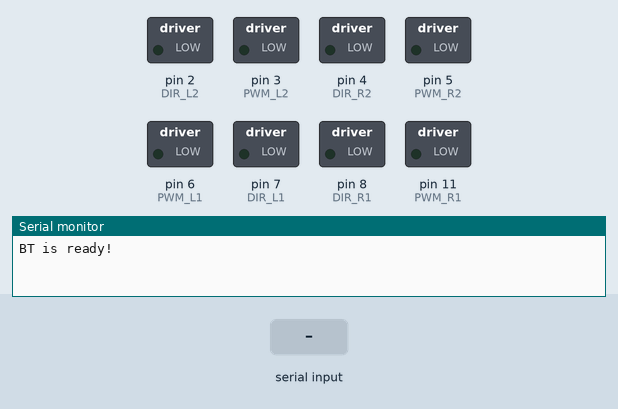
Simulated run of this sketch. Board: Arduino Uno, built with avr-gcc and run on an emulated ATmega328P. Shown: switched loads named in the sketch (green lamp = pin HIGH), the last lines printed to the serial monitor. The test bench sets the inputs (shaded band).

Above: at 1.2 s.
1.3 s: "F" received over the second serial link
At 1.9 s:
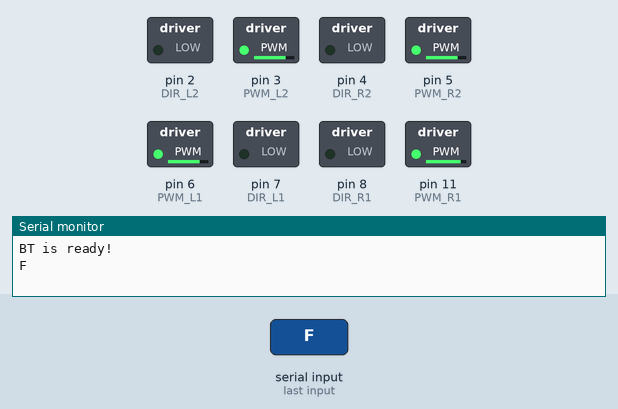
2.8 s: "G" received over the second serial link
At 4.0 s:
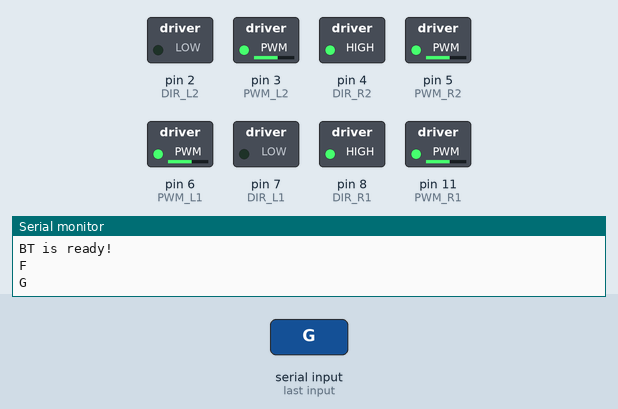
4.3 s: "B" received over the second serial link
At 5.4 s:
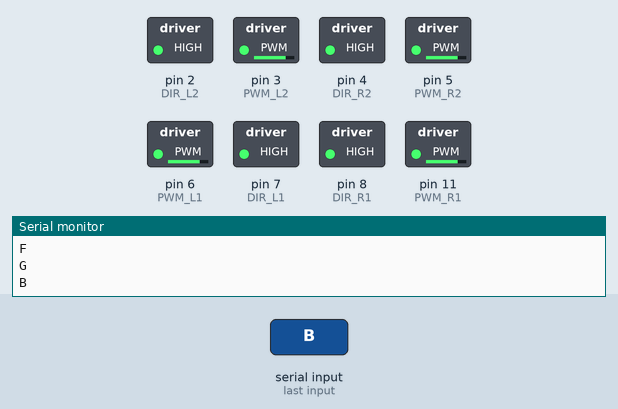
5.8 s: "I" received over the second serial link
At 6.5 s:
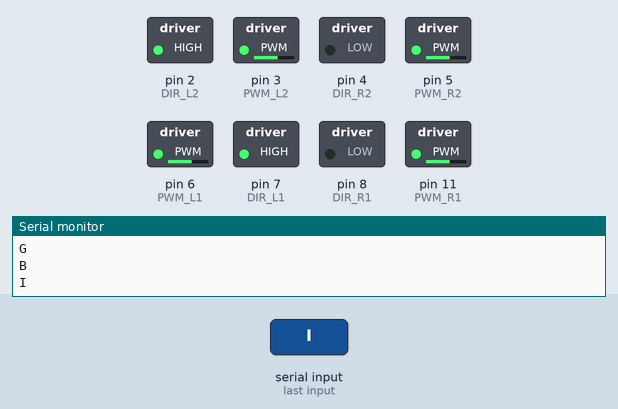
7.3 s: "R" received over the second serial link
At 7.6 s:
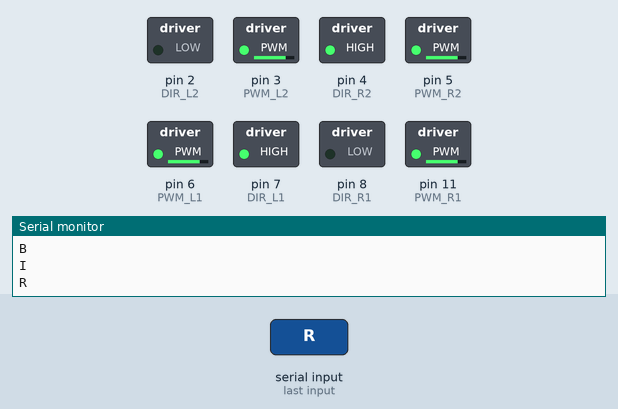
8.8 s: "L" received over the second serial link
At 10.0 s:
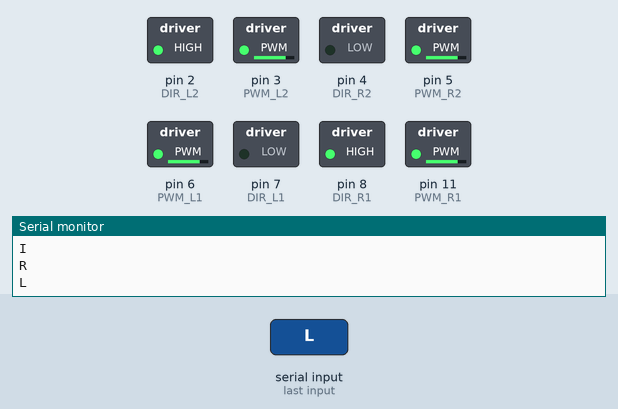
Timing chart, 0 to 11.3 s (numbered marks = the images above; inputs shaded):
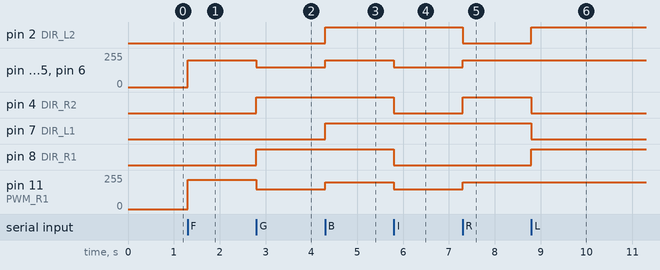

Measured:
- after the input at 1.3 s, pin 3 (PWM_L2), pin 5 (PWM_R2), pin 6 (PWM_L1): 0/255 → 200/255 at once; pin 11 (PWM_R1): 0/255 → 220/255 at once
- after the input at 2.8 s, pin 3 (PWM_L2), pin 5 (PWM_R2), pin 6 (PWM_L1): 200/255 → 150/255 at once; pin 4 (DIR_R2), pin 8 (DIR_R1): LOW → HIGH at once; pin 11 (PWM_R1): 220/255 → 150/255 at once
- after the input at 4.3 s, pin 2 (DIR_L2), pin 7 (DIR_L1): LOW → HIGH at once; pin 3 (PWM_L2), pin 5 (PWM_R2), pin 6 (PWM_L1), pin 11 (PWM_R1): 150/255 → 200/255 at once
- after the input at 5.8 s, pin 3 (PWM_L2), pin 5 (PWM_R2), pin 6 (PWM_L1), pin 11 (PWM_R1): 200/255 → 150/255 at once; pin 4 (DIR_R2), pin 8 (DIR_R1): HIGH → LOW at once
- after the input at 7.3 s, pin 2 (DIR_L2): HIGH → LOW at once; pin 3 (PWM_L2), pin 5 (PWM_R2), pin 6 (PWM_L1), pin 11 (PWM_R1): 150/255 → 200/255 at once; pin 4 (DIR_R2): LOW → HIGH at once
- after the input at 8.8 s, pin 2 (DIR_L2), pin 8 (DIR_R1): LOW → HIGH at once; pin 4 (DIR_R2), pin 7 (DIR_L1): HIGH → LOW at once

The sketch:

B0941075_bluetooth_car.ino
```cpp
#include <SoftwareSerial.h>   // 引用程式庫
// 定義連接藍牙模組的序列埠
SoftwareSerial BT(12, 13); // 接收腳, 傳送腳   藍芽模組(TX, RX)
char val;  // 儲存接收資料的變數
//  Motor
const int PWM_R1 = 11; ///<Motor1 Speed
const int PWM_L1 = 6;  ///<Motor2 Speed
const int PWM_R2 = 5;  ///<Motor3 Speed
const int PWM_L2 = 3;  ///<Motor4 Speed

const int DIR_R1 = 8; ///<Motor1 Direction
const int DIR_L1 = 7; ///<Motor2 Direction
const int DIR_R2 = 4; ///<Motor3 Direction
const int DIR_L2 = 2; ///<Motor4 Direction

int PWM_SPEED = 200;

void setup() {
  pinMode(PWM_R1, OUTPUT);
  pinMode(PWM_L1, OUTPUT);
  pinMode(PWM_R2, OUTPUT);
  pinMode(PWM_L2, OUTPUT);
  pinMode(DIR_R1, OUTPUT);
  pinMode(DIR_L1, OUTPUT);
  pinMode(DIR_R2, OUTPUT);
  pinMode(DIR_L2, OUTPUT);

  Serial.begin(9600);   // 與電腦序列埠連線
  Serial.println("BT is ready!");
  // 設定HC-05藍牙模組，AT命令模式的連線速率。
  BT.begin(9600);  //HC-06預設值為9600
}
void loop() {
  // 若收到藍牙模組的資料，則判斷行走方向
  if (BT.available()) {
    val = BT.read();
    Serial.println(val);
    switch (val) {
      case 'F':
        run();
        break;
      case 'G':
        spin_left();
        break;
      case 'B':
        back();
        break;
      case 'I':
        spin_right();
        break;
      case 'S':
        brake();
        break;
      case 'R':
        right();
        break;
      case 'L':
        left();
        break;
      default:
        break;
    }
  }
}
void run()
{
  digitalWrite(DIR_R1, LOW);
  analogWrite(PWM_R1, PWM_SPEED+20);
  digitalWrite(DIR_L1, LOW);
  analogWrite(PWM_L1, PWM_SPEED);
  digitalWrite(DIR_R2, LOW);
  analogWrite(PWM_R2, PWM_SPEED);
  digitalWrite(DIR_L2, LOW);
  analogWrite(PWM_L2, PWM_SPEED);
}
void brake()
{
  digitalWrite(DIR_R1, LOW);
  analogWrite(PWM_R1, 0);
  digitalWrite(DIR_L1, LOW);
  analogWrite(PWM_L1, 0);
  digitalWrite(DIR_R2, LOW);
  analogWrite(PWM_R2, 0);
  digitalWrite(DIR_L2, LOW);
  analogWrite(PWM_L2, 0);
}
void left()
{
  digitalWrite(DIR_R1, HIGH);
  analogWrite(PWM_R1, PWM_SPEED);
  digitalWrite(DIR_L1, LOW);
  analogWrite(PWM_L1, PWM_SPEED);
  digitalWrite(DIR_R2, LOW);
  analogWrite(PWM_R2, PWM_SPEED);
  digitalWrite(DIR_L2, HIGH);
  analogWrite(PWM_L2, PWM_SPEED);
}
void right()
{
  digitalWrite(DIR_R1, LOW);
  analogWrite(PWM_R1, PWM_SPEED);
  digitalWrite(DIR_L1, HIGH);
  analogWrite(PWM_L1, PWM_SPEED);
  digitalWrite(DIR_R2, HIGH);
  analogWrite(PWM_R2, PWM_SPEED);
  digitalWrite(DIR_L2, LOW);
  analogWrite(PWM_L2, PWM_SPEED);
}
void spin_right()
{
  digitalWrite(DIR_R1, LOW);
  analogWrite(PWM_R1, PWM_SPEED*0.75);
  digitalWrite(DIR_L1, HIGH);
  analogWrite(PWM_L1, PWM_SPEED*0.75);
  digitalWrite(DIR_R2, LOW);
  analogWrite(PWM_R2, PWM_SPEED*0.75);
  digitalWrite(DIR_L2, HIGH);
  analogWrite(PWM_L2, PWM_SPEED*0.75);
}
void spin_left()
{
  digitalWrite(DIR_R1, HIGH);
  analogWrite(PWM_R1, PWM_SPEED*0.75);
  digitalWrite(DIR_L1, LOW);
  analogWrite(PWM_L1, PWM_SPEED*0.75);
  digitalWrite(DIR_R2, HIGH);
  analogWrite(PWM_R2, PWM_SPEED*0.75);
  digitalWrite(DIR_L2, LOW);
  analogWrite(PWM_L2, PWM_SPEED*0.75);
}
void back()
{
  digitalWrite(DIR_R1, HIGH);
  analogWrite(PWM_R1, PWM_SPEED);
  digitalWrite(DIR_L1, HIGH);
  analogWrite(PWM_L1, PWM_SPEED);
  digitalWrite(DIR_R2, HIGH);
  analogWrite(PWM_R2, PWM_SPEED);
  digitalWrite(DIR_L2, HIGH);
  analogWrite(PWM_L2, PWM_SPEED);
}
```
